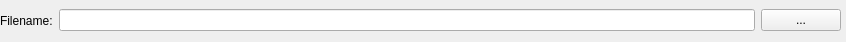
<?xml version="1.0" encoding="UTF-8"?>
<ui version="4.0">
 <class>FileSelector</class>
 <widget class="QWidget" name="FileSelector">
  <property name="geometry">
   <rect>
    <x>0</x>
    <y>0</y>
    <width>846</width>
    <height>42</height>
   </rect>
  </property>
  <property name="windowTitle">
   <string>Form</string>
  </property>
  <widget class="QWidget" name="horizontalLayoutWidget">
   <property name="geometry">
    <rect>
     <x>0</x>
     <y>0</y>
     <width>841</width>
     <height>41</height>
    </rect>
   </property>
   <layout class="QHBoxLayout" name="horizontalLayout">
    <item>
     <widget class="QLabel" name="label">
      <property name="text">
       <string>Filename:</string>
      </property>
     </widget>
    </item>
    <item>
     <widget class="QLineEdit" name="lineEdit"/>
    </item>
    <item>
     <widget class="QPushButton" name="pushButton_2">
      <property name="text">
       <string>...</string>
      </property>
     </widget>
    </item>
   </layout>
  </widget>
 </widget>
 <resources/>
 <connections/>
</ui>
